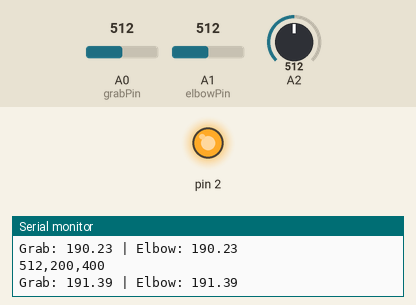
The sketch below on a simulated Arduino Uno, built with avr-gcc and run on an emulated ATmega328P. Parts: output pins drawn as LEDs (lit = HIGH), the last lines printed to the serial monitor. Inputs (shaded band) come from the test bench; at power-on: A0 (grabPin) = 512, A2 = 512, A1 (elbowPin) = 512.

Above: at 1.2 s.
1.3 s: A0 (grabPin) set to 322
4.3 s: A0 (grabPin) set to 310
At 6.2 s:
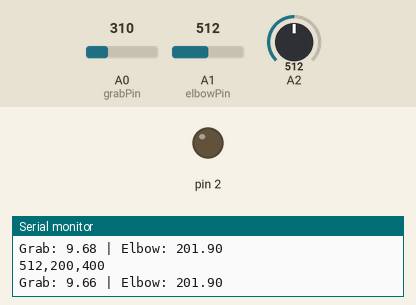
10.1 s: A2 set to 105
13.1 s: A2 set to 89
16.1 s: A0 (grabPin) set to 511
At 17.4 s:
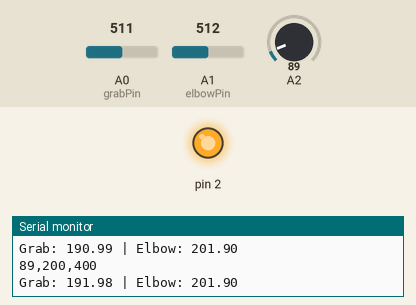
Timing chart, 0 to 18.6 s (numbered marks = the images above; inputs shaded):
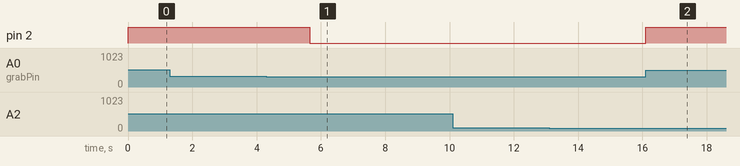

The sketch:

EMG_Sensor_3.ino
```cpp
int grabPin = A0;    // Forearm sensor
int elbowPin = A1;   // Bicep sensor

// Baseline values (calibrate these when muscles are relaxed!)
const int grabBaseline = 300;
const int elbowBaseline = 300;

// Bandpass filter variables
float alpha_high = 0.95;   // High-pass coefficient (~20 Hz cutoff)
float alpha_low = 0.1;     // Low-pass coefficient (~500 Hz cutoff)

// Filter state variables (keep track between loop iterations)
float prev_high_grab = 0, prev_low_grab = 0;
float prev_high_elbow = 0, prev_low_elbow = 0;

void setup() {
  pinMode(2, OUTPUT);
  Serial.begin(9600);
}

void loop() {
  // Read raw values and remove DC offset
  int rawGrab = analogRead(grabPin) - grabBaseline;
  int rawElbow = analogRead(elbowPin) - elbowBaseline;

  // Bandpass filter for grab sensor
  float high_pass_grab = rawGrab - prev_high_grab + alpha_high * prev_high_grab;
  prev_high_grab = high_pass_grab;
  float low_pass_grab = alpha_low * high_pass_grab + (1 - alpha_low) * prev_low_grab;
  prev_low_grab = low_pass_grab;

  // Bandpass filter for elbow sensor
  float high_pass_elbow = rawElbow - prev_high_elbow + alpha_high * prev_high_elbow;
  prev_high_elbow = high_pass_elbow;
  float low_pass_elbow = alpha_low * high_pass_elbow + (1 - alpha_low) * prev_low_elbow;
  prev_low_elbow = low_pass_elbow;

  // Use filtered grab value for thresholding
  if (low_pass_grab > 10) {  // Adjusted threshold for filtered signal
    digitalWrite(2, HIGH);
  } else {
    digitalWrite(2, LOW);
  }

  // Print filtered values
  Serial.print("Grab: ");
  Serial.print(low_pass_grab);
  Serial.print(" | Elbow: ");
  Serial.println(low_pass_elbow);
  Serial.print(analogRead(A2));

  Serial.print(",200,400");

  Serial.println();

  delay(10);  // Reduced delay for better filtering (now ~100Hz sampling)
}
```

Measured:
- the behaviour switches between 311 and 310 on A0 (grabPin) (found by bisection; images 0 and 1)
- after the input at 4.3 s, pin 2: HIGH → LOW after 1.3 s
- after the input at 16.1 s, pin 2: LOW → HIGH at once
